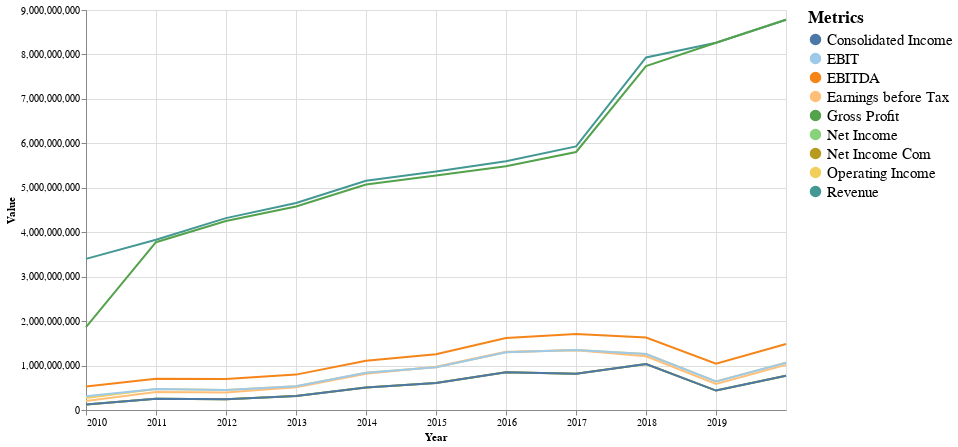

The notebook cell this image was saved under:
### Markdown cell above
### Revenues

### Code cell
#collapse-hide

make_multi_LineGraph(revs_g, False)

### Figure 1 — Vega-Lite specification as saved in the notebook (floating-point values rounded to 4 significant figures)
{"config": {"view": {"continuousWidth": 400, "continuousHeight": 300}}, "layer": [{"mark": "line", "encoding": {"color": {"type": "nominal", "field": "Metric", "legend": {"labelFontSize": 15, "title": "Metrics", "titleFontSize": 17}, "scale": {"scheme": "tableau20"}}, "x": {"type": "temporal", "field": "Year"}, "y": {"type": "quantitative", "field": "Value", "scale": {"type": "linear"}}}}, {"mark": {"type": "rule", "color": "#aaa"}, "encoding": {"x": {"type": "temporal", "field": "Year"}}, "transform": [{"filter": {"selection": "selector063"}}]}, {"mark": "circle", "encoding": {"color": {"type": "nominal", "field": "Metric", "legend": {"labelFontSize": 15, "title": "Metrics", "titleFontSize": 17}, "scale": {"scheme": "tableau20"}}, "opacity": {"condition": {"value": 1, "selection": "selector063"}, "value": 0}, "x": {"type": "temporal", "field": "Year"}, "y": {"type": "quantitative", "field": "Value", "scale": {"type": "linear"}}}, "selection": {"selector063": {"type": "multi", "fields": ["Metric"], "bind": "legend", "on": "mouseover", "nearest": true, "empty": "none"}}}, {"mark": {"type": "text", "align": "left", "dx": 5, "dy": -5, "stroke": "white", "strokeWidth": 2}, "encoding": {"color": {"type": "nominal", "field": "Metric", "legend": {"labelFontSize": 15, "title": "Metrics", "titleFontSize": 17}, "scale": {"scheme": "tableau20"}}, "text": {"type": "quantitative", "field": "Value"}, "x": {"type": "temporal", "field": "Year"}, "y": {"type": "quantitative", "field": "Value", "scale": {"type": "linear"}}}, "transform": [{"filter": {"selection": "selector063"}}]}, {"mark": {"type": "text", "align": "left", "dx": 5, "dy": -5}, "encoding": {"color": {"type": "nominal", "field": "Metric", "legend": {"labelFontSize": 15, "title": "Metrics", "titleFontSize": 17}, "scale": {"scheme": "tableau20"}}, "text": {"type": "quantitative", "field": "Value"}, "x": {"type": "temporal", "field": "Year"}, "y": {"type": "quantitative", "field": "Value", "scale": {"type": "linear"}}}, "transform": [{"filter": {"selection": "selector063"}}]}], "data": {"name": "data-38bf61da35bb6ed8034d18d209a66622"}, "height": 400, "width": 700, "$schema": "https://vega.github.io/schema/vega-lite/v4.8.1.json", "datasets": {"data-38bf61da35bb6ed8034d18d209a66622": [{"Year": "2019-12-31", "Metric": "Revenue", "Value": 8781000000.0}, {"Year": "2019-12-31", "Metric": "Gross Profit", "Value": 8781000000.0}, {"Year": "2019-12-31", "Metric": "Operating Income", "Value": 1063000000.0}, {"Year": "2019-12-31", "Metric": "Earnings before Tax", "Value": 1016000000.0}, {"Year": "2019-12-31", "Metric": "Net Income", "Value": 769000000.0}, {"Year": "2019-12-31", "Metric": "Net Income Com", "Value": 769000000.0}, {"Year": "2019-12-31", "Metric": "EBITDA", "Value": 1486000000.0}, {"Year": "2019-12-31", "Metric": "EBIT", "Value": 1063000000.0}, {"Year": "2019-12-31", "Metric": "Consolidated Income", "Value": 769000000.0}, {"Year": "2018-12-31", "Metric": "Revenue", "Value": 8264000000.0}, {"Year": "2018-12-31", "Metric": "Gross Profit", "Value": 8264000000.0}, {"Year": "2018-12-31", "Metric": "Operating Income", "Value": 643000000.0}, {"Year": "2018-12-31", "Metric": "Earnings before Tax", "Value": 585000000.0}, {"Year": "2018-12-31", "Metric": "Net Income", "Value": 437000000.0}, {"Year": "2018-12-31", "Metric": "Net Income Com", "Value": 437000000.0}, {"Year": "2018-12-31", "Metric": "EBITDA", "Value": 1041000000.0}, {"Year": "2018-12-31", "Metric": "EBIT", "Value": 643000000.0}, {"Year": "2018-12-31", "Metric": "Consolidated Income", "Value": 437000000.0}, {"Year": "2017-12-31", "Metric": "Revenue", "Value": 7933000000.0}, {"Year": "2017-12-31", "Metric": "Gross Profit", "Value": 7738000000.0}, {"Year": "2017-12-31", "Metric": "Operating Income", "Value": 1260000000.0}, {"Year": "2017-12-31", "Metric": "Earnings before Tax", "Value": 1207000000.0}, {"Year": "2017-12-31", "Metric": "Net Income", "Value": 1034000000.0}, {"Year": "2017-12-31", "Metric": "Net Income Com", "Value": 1034000000.0}, {"Year": "2017-12-31", "Metric": "EBITDA", "Value": 1632000000.0}, {"Year": "2017-12-31", "Metric": "EBIT", "Value": 1260000000.0}, {"Year": "2017-12-31", "Metric": "Consolidated Income", "Value": 1034000000.0}, {"Year": "2016-12-31", "Metric": "Revenue", "Value": 5931000000.0}, {"Year": "2016-12-31", "Metric": "Gross Profit", "Value": 5805000000.0}, {"Year": "2016-12-31", "Metric": "Operating Income", "Value": 1349000000.0}, {"Year": "2016-12-31", "Metric": "Earnings before Tax", "Value": 1345000000.0}, {"Year": "2016-12-31", "Metric": "Net Income", "Value": 814000000.0}, {"Year": "2016-12-31", "Metric": "Net Income Com", "Value": 814000000.0}, {"Year": "2016-12-31", "Metric": "EBITDA", "Value": 1712000000.0}, {"Year": "2016-12-31", "Metric": "EBIT", "Value": 1349000000.0}, {"Year": "2016-12-31", "Metric": "Consolidated Income", "Value": 814000000.0}, {"Year": "2015-12-31", "Metric": "Revenue", "Value": 5598000000.0}, {"Year": "2015-12-31", "Metric": "Gross Profit", "Value": 5485000000.0}, {"Year": "2015-12-31", "Metric": "Operating Income", "Value": 1298000000.0}, {"Year": "2015-12-31", "Metric": "Earnings before Tax", "Value": 1312000000.0}, {"Year": "2015-12-31", "Metric": "Net Income", "Value": 848000000.0}, {"Year": "2015-12-31", "Metric": "Net Income Com", "Value": 848000000.0}, {"Year": "2015-12-31", "Metric": "EBITDA", "Value": 1618000000.0}, {"Year": "2015-12-31", "Metric": "EBIT", "Value": 1298000000.0}, {"Year": "2015-12-31", "Metric": "Consolidated Income", "Value": 848000000.0}, {"Year": "2014-12-31", "Metric": "Revenue", "Value": 5368000000.0}, {"Year": "2014-12-31", "Metric": "Gross Profit", "Value": 5275000000.0}, {"Year": "2014-12-31", "Metric": "Operating Income", "Value": 962000000.0}, {"Year": "2014-12-31", "Metric": "Earnings before Tax", "Value": 975000000.0}, {"Year": "2014-12-31", "Metric": "Net Income", "Value": 605000000.0}, {"Year": "2014-12-31", "Metric": "Net Income Com", "Value": 605000000.0}, {"Year": "2014-12-31", "Metric": "EBITDA", "Value": 1256000000.0}, {"Year": "2014-12-31", "Metric": "EBIT", "Value": 962000000.0}, {"Year": "2014-12-31", "Metric": "Consolidated Income", "Value": 605000000.0}, {"Year": "2013-12-31", "Metric": "Revenue", "Value": 5156000000.0}, {"Year": "2013-12-31", "Metric": "Gross Profit", "Value": 5072000000.0}, {"Year": "2013-12-31", "Metric": "Operating Income", "Value": 838000000.0}, {"Year": "2013-12-31", "Metric": "Earnings before Tax", "Value": 816000000.0}, {"Year": "2013-12-31", "Metric": "Net Income", "Value": 508000000.0}, {"Year": "2013-12-31", "Metric": "Net Income Com", "Value": 508000000.0}, {"Year": "2013-12-31", "Metric": "EBITDA", "Value": 1108000000.0}, {"Year": "2013-12-31", "Metric": "EBIT", "Value": 838000000.0}, {"Year": "2013-12-31", "Metric": "Consolidated Income", "Value": 508000000.0}, {"Year": "2012-12-31", "Metric": "Revenue", "Value": 4657000000.0}, {"Year": "2012-12-31", "Metric": "Gross Profit", "Value": 4578000000.0}, {"Year": "2012-12-31", "Metric": "Operating Income", "Value": 532000000.0}, {"Year": "2012-12-31", "Metric": "Earnings before Tax", "Value": 514000000.0}, {"Year": "2012-12-31", "Metric": "Net Income", "Value": 316000000.0}, {"Year": "2012-12-31", "Metric": "Net Income Com", "Value": 316000000.0}, {"Year": "2012-12-31", "Metric": "EBITDA", "Value": 796000000.0}, {"Year": "2012-12-31", "Metric": "EBIT", "Value": 532000000.0}, {"Year": "2012-12-31", "Metric": "Consolidated Income", "Value": 316000000.0}, {"Year": "2011-12-31", "Metric": "Revenue", "Value": 4318000000.0}, {"Year": "2011-12-31", "Metric": "Gross Profit", "Value": 4251000000.0}, {"Year": "2011-12-31", "Metric": "Operating Income", "Value": 448900000.0}, {"Year": "2011-12-31", "Metric": "Earnings before Tax", "Value": 393700000.0}, {"Year": "2011-12-31", "Metric": "Net Income", "Value": 244500000.0}, {"Year": "2011-12-31", "Metric": "Net Income Com", "Value": 244500000.0}, {"Year": "2011-12-31", "Metric": "EBITDA", "Value": 695800000.0}, {"Year": "2011-12-31", "Metric": "EBIT", "Value": 448900000.0}, {"Year": "2011-12-31", "Metric": "Consolidated Income", "Value": 244500000.0}, {"Year": "2010-12-31", "Metric": "Revenue", "Value": 3832000000.0}, {"Year": "2010-12-31", "Metric": "Gross Profit", "Value": 3775000000.0}, {"Year": "2010-12-31", "Metric": "Operating Income", "Value": 471600000.0}, {"Year": "2010-12-31", "Metric": "Earnings before Tax", "Value": 405900000.0}, {"Year": "2010-12-31", "Metric": "Net Income", "Value": 251100000.0}, {"Year": "2010-12-31", "Metric": "Net Income Com", "Value": 251100000.0}, {"Year": "2010-12-31", "Metric": "EBITDA", "Value": 702100000.0}, {"Year": "2010-12-31", "Metric": "EBIT", "Value": 471600000.0}, {"Year": "2010-12-31", "Metric": "Consolidated Income", "Value": 251100000.0}, {"Year": "2009-12-31", "Metric": "Revenue", "Value": 3400000000.0}, {"Year": "2009-12-31", "Metric": "Gross Profit", "Value": 1865000000.0}, {"Year": "2009-12-31", "Metric": "Operating Income", "Value": 267400000.0}, {"Year": "2009-12-31", "Metric": "Earnings before Tax", "Value": 202900000.0}, {"Year": "2009-12-31", "Metric": "Net Income", "Value": 121600000.0}, {"Year": "2009-12-31", "Metric": "Net Income Com", "Value": 121600000.0}, {"Year": "2009-12-31", "Metric": "EBITDA", "Value": 526400000.0}, {"Year": "2009-12-31", "Metric": "EBIT", "Value": 307200000.0}, {"Year": "2009-12-31", "Metric": "Consolidated Income", "Value": 121600000.0}]}}
